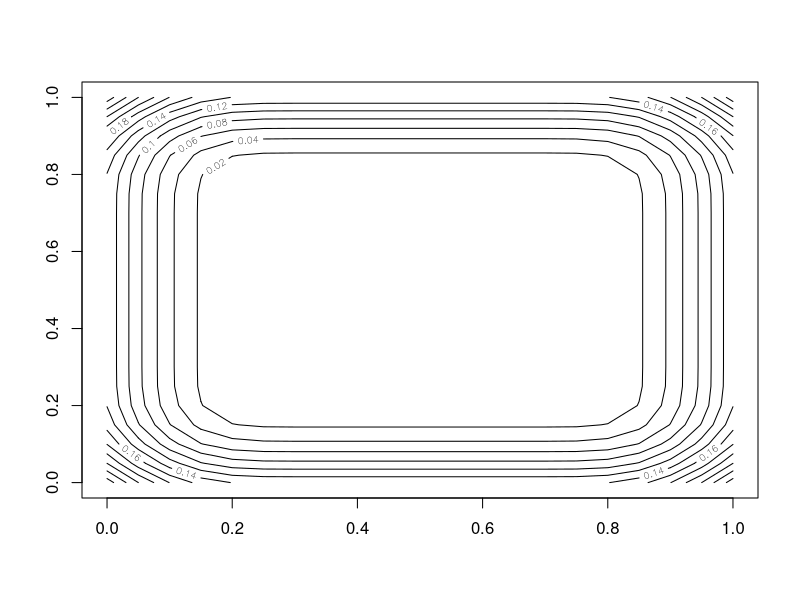

Source code (R):
#PSO - Particle Swarm Optamisation
#library('ggplot2')


objective_function <- function(mat) { #matrix stores points in columns
  cat('\nis matrix a matrix',is.matrix(mat))
  basin_function <- function(vec){
    if(all(vec == 0)) {
      return(0)
    } else{
      return(sum(exp(-2.0/vec^2)))
    }
    #sum(sapply(vec, basin_function))
  }
  return(apply(mat, 2, basin_function))
}

objective_function_wrapper <- function(x_vec, y_vec) {
  vec <-rbind(x_vec,y_vec)
  return(objective_function(vec))
}

random_in_bounds <- function(minmax){
  return(minmax[1]+((minmax[2]-minmax[1])*runif(1, 0.0, 1.0)))
}

random_vector <- function(minmax){
  apply(minmax, 2, random_in_bounds)
}

create_particle <- function(search_space, vel_space){
  particle <-list(position=NA, cost=NA, b_position=NA, b_cost=NA, velocity=NA)
  particle$position = random_vector(search_space)
  particle$cost = objective_function(particle$position)
  particle$b_position = particle$position
  particle$b_cost = particle$cost
  particle$velocity = random_vector(vel_space)
  return(particle)
}

get_global_best <- function(population, current_best=NULL){
  
}
#function to test all components while writing
test <-function(){
  vec<-seq(from=-2, to=1.9, by=0.1)
  cat('\nlength', length(vec))
  mat<-rbind(vec,vec)
  cat('\nmatrix: \n', mat)
  cat('\n is matrix: ', is.matrix(mat))
  cat('\ndim of matrix: ', dim(mat))
  objective_function(mat)
  #plot(vec, objective_function(mat))
  x <- y <-seq(from=-1, to =1,  by=0.1)
  cat('\nlength of x:', length(x))
  z <- outer(x,y, objective_function_wrapper)
  cat('\nz matrix:', z)
  cat('\ndim of z:', dim(z))
  contour(z)
  #cat('\ntest of random_vector')
  #test_matrix <- matrix(1:20, ncol = 10, nrow = 2)
  #rand_vec <- random_vector(test_matrix)
  #cat('\nrand_vec:', rand_vec)
  #cat('\nlength:', length(rand_vec))
  #cat('\ntest create_particle')
  #test_matrix <-matrix(1:10, ncol = 5, nrow = 2)
  #ex_particle <- create_particle(test_matrix, test_matrix)
  #cat('\nex_particle:\n')
  #print(ex_particle)
}

test();